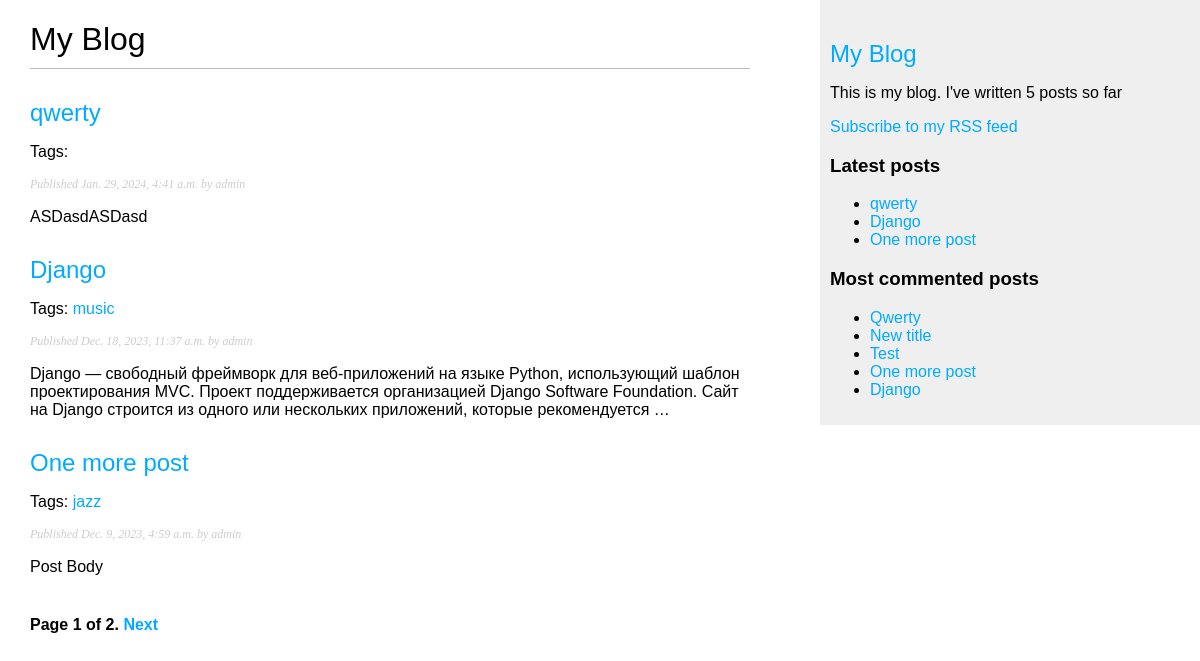
Page /blog/ on the earlier database version.
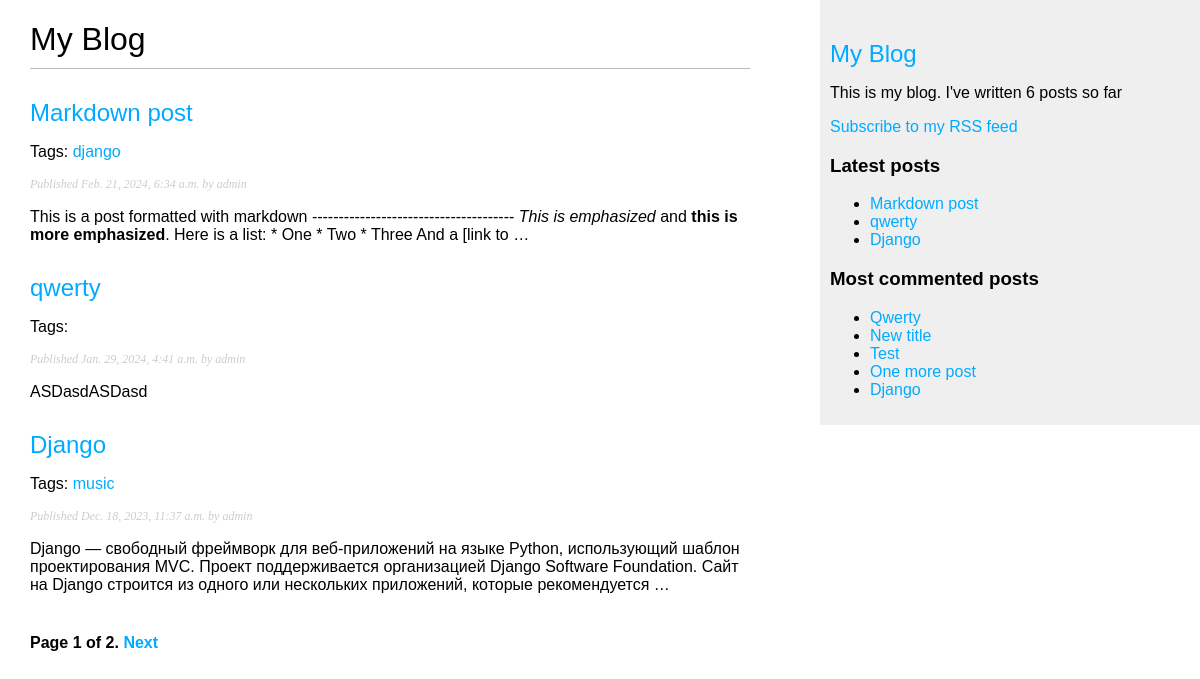
Same page on the later database version.
### blog/models.py (models this page shows, shortened)
class Post(models.Model):
    class Status(models.TextChoices):
        DRAFT = 'DF', 'Draft'
        PUBLISHED = 'PB', 'Published'
    title = models.CharField(max_length=250)
    slug = models.SlugField(max_length=250, unique_for_date='publish')
    author = models.ForeignKey(User,
                               on_delete=models.CASCADE,
                               related_name='blog_posts')
    body = models.TextField()
    publish = models.DateTimeField(default=timezone.now)
    created = models.DateTimeField(auto_now_add=True)
    updated = models.DateTimeField(auto_now=True)
    status = models.CharField(
        max_length=2, choices=Status.choices, default=Status.DRAFT)
    objects = models.Manager()
    published = PublishedManager()
    tags = TaggableManager()
    class Meta:
        ordering = ['-publish']
        indexes = [
            models.Index(fields=['-publish']),
        ]
    def get_absolute_url(self):
        return reverse('blog:post_detail',
                       args=[self.publish.year,
                             self.publish.month,
                             self.publish.day,
                             self.slug])

### blog/views.py (the view)
# urls.py: path('', views.post_list, name='post_list'),
def post_list(request, tag_slug=None):
    post_list = Post.published.all()
    tag = None
    if tag_slug:
        tag = get_object_or_404(Tag, slug=tag_slug)
        post_list = post_list.filter(tags__in=[tag])
    paginator = Paginator(post_list, 3)
    page_number = request.GET.get('page', 1)
    try:
        posts = paginator.page(page_number)
    except PageNotAnInteger:
        posts = paginator.page(1)
    except EmptyPage:
        posts = paginator.page(paginator.num_pages)
    return render(request,
                  'blog/post/list.html',
                  {'posts': posts,
                   'tag': tag})

### blog/models.py (called while the page is built)
    def get_queryset(self):
        return super().get_queryset().filter(status=Post.Status.PUBLISHED)

### blog/templatetags/blog_tags.py (called while the page is built)
@register.simple_tag
def total_posts():
    return Post.published.count()

@register.inclusion_tag('blog/post/latest_posts.html')
def show_latest_posts(count=5):
    latest_posts = Post.published.order_by('-publish')[:count]
    return {'latest_posts': latest_posts}

@register.simple_tag
def get_most_commented_posts(count=5):
    return Post.published.annotate(
        total_comments=Count('comments')
    ).order_by('-total_comments')[:count]

@register.filter(name='markdown')
def markdown_format(text):
    return mark_safe(markdown.markdown(text))

### blog/templates/blog/post/list.html (shortened to what this page needs)
{% extends "blog/base.html" %}
{% load blog_tags %}
{% block content %}
    <h1>My Blog</h1>
    {% for post in posts %}
        <h2>
            <a href="{{ post.get_absolute_url }}">
                {{ post.title }}
            </a>
        </h2>
        <p class="tags">
            Tags:
            {% for tag in post.tags.all %}
                <a href="{% url "blog:post_list_by_tag" tag.slug %}">
                    {{tag.name}}
                </a>
            {% endfor %}
        </p>
        <p class="date">
            Published {{ post.publish }} by {{ post.author }}
        </p>
        {{ post.body|truncatewords_html:30|markdown }}
    {% endfor %}
    {% include "pagination.html" with page=posts %}
{% endblock %}

### blog/templates/blog/base.html (shortened to what this page needs)
{% load blog_tags %}
{% load static %}
<!DOCTYPE html>
<html lang="en">
<head>
    <link rel="stylesheet" href="{% static "css/blog.css"%}">
</head>
<body>
    <div id="content">
        {% block content %}
        {% endblock %}
    </div>
    <div id="sidebar">
        <h2><a href="{% url 'blog:post_list' %}">My Blog</a></h2>
        <p>
            This is my blog.
            I've written {% total_posts %} posts so far
        </p>
        <p>
            <a href="{% url "blog:post_feed" %}">
                Subscribe to my RSS feed
            </a>
        </p>
        <h3>Latest posts</h3>
        {% show_latest_posts 3 %}
        <h3>Most commented posts</h3>
        {% get_most_commented_posts as most_commented_posts %}
        <ul>
            {% for post in most_commented_posts %}
                <li>
                    <a href="{{ post.get_absolute_url}}">{{ post.title|capfirst }}</a>
                </li>
            {% endfor %}
        </ul>
    </div>
</body>
</html>

### blog/templates/pagination.html (shortened to what this page needs)
<div class="pagination">
    <span class="step-links">
        <span class="current">
            Page {{ page.number }} of {{ page.paginator.num_pages }}.
        </span>
        {% if page.has_next %}
            <a href="?page={{ page.next_page_number}}">Next</a>
        {% endif %}
    </span>
</div>

### blog/templates/blog/post/latest_posts.html
<ul>
    {% for post in latest_posts %}
    <li>
        <a href="{{post.get_absolute_url}}">{{ post.title}}</a>
    </li>
    {% endfor %}
</ul>

### blog/static/css/blog.css (style rules this page uses)
body { margin: 0; padding: 0; font-family: helvetica, sans-serif; }
a { color: #00abff; text-decoration: none; }
h1 { font-weight: normal; border-bottom: 1px solid #bbb; padding: 0 0 10px 0; }
h2 { font-weight: normal; margin: 30px 0 0; }
#content { float: left; width: 60%; padding: 0 0 0 30px; }
#sidebar { float: right; width: 30%; padding: 10px; background: #efefef; height: 100%; }
p.date { color: #ccc; font-family: georgia, serif; font-size: 12px; font-style: italic; }
.pagination { margin: 40px 0; font-weight: bold; }

Differences in the rows shown:
no longer on one of the page's lists (row unchanged): Post: title "One more post", publish "Dec. 9, 2023, 4:59 a.m.", author "admin", body "Post Body"
added Post: title "Markdown post", publish "Feb. 21, 2024, 6:34 a.m.", author "admin", body "This is a post formatted with markdown -------------------------------------- This is emphasized and this is more emphasized . Here is a list: * One * Two * Three And a [link to …"
now on this page (row unchanged): Tag: name "django", shown under "Markdown post"
computed for Post "One more post": loses Tag (name "jazz")
Other differences:
text no longer shown: "5"
text now shown: "6"
